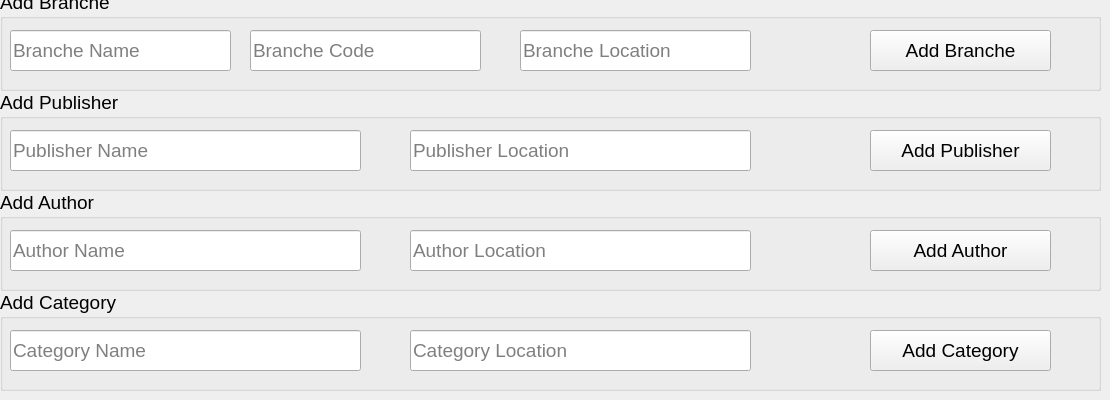
      <widget class="QWidget" name="tab_19">
       <attribute name="title">
        <string>Add Data</string>
       </attribute>
       <widget class="QGroupBox" name="groupBox">
        <property name="geometry">
         <rect>
          <x>0</x>
          <y>-10</y>
          <width>1101</width>
          <height>101</height>
         </rect>
        </property>
        <property name="font">
         <font>
          <pointsize>14</pointsize>
         </font>
        </property>
        <property name="title">
         <string>Add Branche</string>
        </property>
        <widget class="QLineEdit" name="lineEdit_28">
         <property name="geometry">
          <rect>
           <x>250</x>
           <y>40</y>
           <width>231</width>
           <height>41</height>
          </rect>
         </property>
         <property name="font">
          <font>
           <pointsize>14</pointsize>
          </font>
         </property>
         <property name="placeholderText">
          <string>Branche Code </string>
         </property>
        </widget>
        <widget class="QLineEdit" name="lineEdit_29">
         <property name="geometry">
          <rect>
           <x>10</x>
           <y>40</y>
           <width>221</width>
           <height>41</height>
          </rect>
         </property>
         <property name="font">
          <font>
           <pointsize>14</pointsize>
          </font>
         </property>
         <property name="placeholderText">
          <string>Branche Name</string>
         </property>
        </widget>
        <widget class="QLineEdit" name="lineEdit_30">
         <property name="geometry">
          <rect>
           <x>520</x>
           <y>40</y>
           <width>231</width>
           <height>41</height>
          </rect>
         </property>
         <property name="font">
          <font>
           <pointsize>14</pointsize>
          </font>
         </property>
         <property name="placeholderText">
          <string>Branche Location</string>
         </property>
        </widget>
        <widget class="QPushButton" name="pushButton_22">
         <property name="geometry">
          <rect>
           <x>870</x>
           <y>40</y>
           <width>181</width>
           <height>41</height>
          </rect>
         </property>
         <property name="font">
          <font>
           <pointsize>14</pointsize>
          </font>
         </property>
         <property name="text">
          <string>Add Branche</string>
         </property>
        </widget>
       </widget>
       <widget class="QGroupBox" name="groupBox_2">
        <property name="geometry">
         <rect>
          <x>0</x>
          <y>190</y>
          <width>1101</width>
          <height>101</height>
         </rect>
        </property>
        <property name="font">
         <font>
          <pointsize>14</pointsize>
         </font>
        </property>
        <property name="title">
         <string>Add Author</string>
        </property>
        <widget class="QLineEdit" name="lineEdit_32">
         <property name="geometry">
          <rect>
           <x>10</x>
           <y>40</y>
           <width>351</width>
           <height>41</height>
          </rect>
         </property>
         <property name="font">
          <font>
           <pointsize>14</pointsize>
          </font>
         </property>
         <property name="placeholderText">
          <string>Author Name</string>
         </property>
        </widget>
        <widget class="QLineEdit" name="lineEdit_33">
         <property name="geometry">
          <rect>
           <x>410</x>
           <y>40</y>
           <width>341</width>
           <height>41</height>
          </rect>
         </property>
         <property name="font">
          <font>
           <pointsize>14</pointsize>
          </font>
         </property>
         <property name="placeholderText">
          <string>Author Location</string>
         </property>
        </widget>
        <widget class="QPushButton" name="pushButton_23">
         <property name="geometry">
          <rect>
           <x>870</x>
           <y>40</y>
           <width>181</width>
           <height>41</height>
          </rect>
         </property>
         <property name="font">
          <font>
           <pointsize>14</pointsize>
          </font>
         </property>
         <property name="text">
          <string>Add Author</string>
         </property>
        </widget>
       </widget>
       <widget class="QGroupBox" name="groupBox_3">
        <property name="geometry">
         <rect>
          <x>0</x>
          <y>90</y>
          <width>1101</width>
          <height>101</height>
         </rect>
        </property>
        <property name="font">
         <font>
          <pointsize>14</pointsize>
         </font>
        </property>
        <property name="title">
         <string>Add Publisher</string>
        </property>
        <widget class="QLineEdit" name="lineEdit_34">
         <property name="geometry">
          <rect>
           <x>10</x>
           <y>40</y>
           <width>351</width>
           <height>41</height>
          </rect>
         </property>
         <property name="font">
          <font>
           <pointsize>14</pointsize>
          </font>
         </property>
         <property name="placeholderText">
          <string>Publisher Name</string>
         </property>
        </widget>
        <widget class="QLineEdit" name="lineEdit_35">
         <property name="geometry">
          <rect>
           <x>410</x>
           <y>40</y>
           <width>341</width>
           <height>41</height>
          </rect>
         </property>
         <property name="font">
          <font>
           <pointsize>14</pointsize>
          </font>
         </property>
         <property name="placeholderText">
          <string>Publisher Location</string>
         </property>
        </widget>
        <widget class="QPushButton" name="pushButton_24">
         <property name="geometry">
          <rect>
           <x>870</x>
           <y>40</y>
           <width>181</width>
           <height>41</height>
          </rect>
         </property>
         <property name="font">
          <font>
           <pointsize>14</pointsize>
          </font>
         </property>
         <property name="text">
          <string>Add Publisher</string>
         </property>
        </widget>
       </widget>
       <widget class="QGroupBox" name="groupBox_4">
        <property name="geometry">
         <rect>
          <x>0</x>
          <y>290</y>
          <width>1101</width>
          <height>101</height>
         </rect>
        </property>
        <property name="font">
         <font>
          <pointsize>14</pointsize>
         </font>
        </property>
        <property name="title">
         <string>Add Category</string>
        </property>
        <widget class="QLineEdit" name="lineEdit_36">
         <property name="geometry">
          <rect>
           <x>10</x>
           <y>40</y>
           <width>351</width>
           <height>41</height>
          </rect>
         </property>
         <property name="font">
          <font>
           <pointsize>14</pointsize>
          </font>
         </property>
         <property name="placeholderText">
          <string>Category Name</string>
         </property>
        </widget>
        <widget class="QLineEdit" name="lineEdit_37">
         <property name="geometry">
          <rect>
           <x>410</x>
           <y>40</y>
           <width>341</width>
           <height>41</height>
          </rect>
         </property>
         <property name="font">
          <font>
           <pointsize>14</pointsize>
          </font>
         </property>
         <property name="placeholderText">
          <string>Category Location</string>
         </property>
        </widget>
        <widget class="QPushButton" name="pushButton_25">
         <property name="geometry">
          <rect>
           <x>870</x>
           <y>40</y>
           <width>181</width>
           <height>41</height>
          </rect>
         </property>
         <property name="font">
          <font>
           <pointsize>14</pointsize>
          </font>
         </property>
         <property name="text">
          <string>Add Category</string>
         </property>
        </widget>
       </widget>
      </widget>
